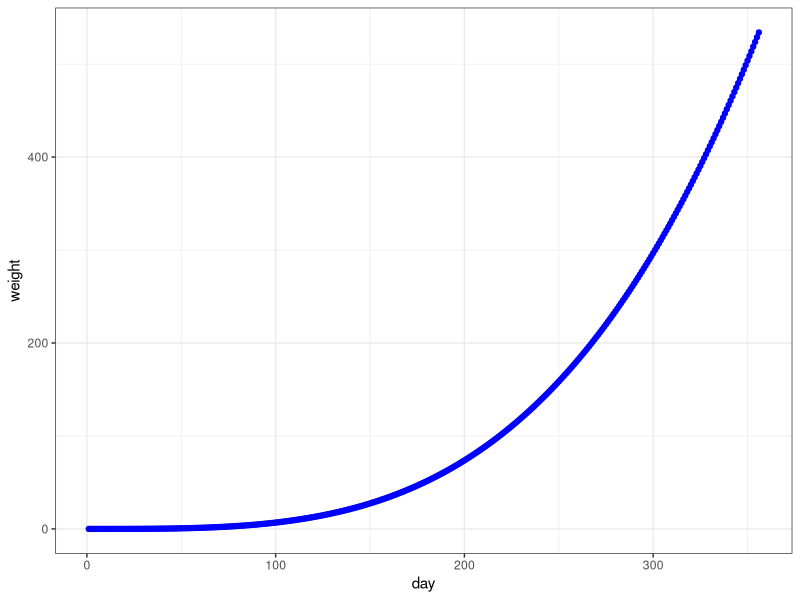
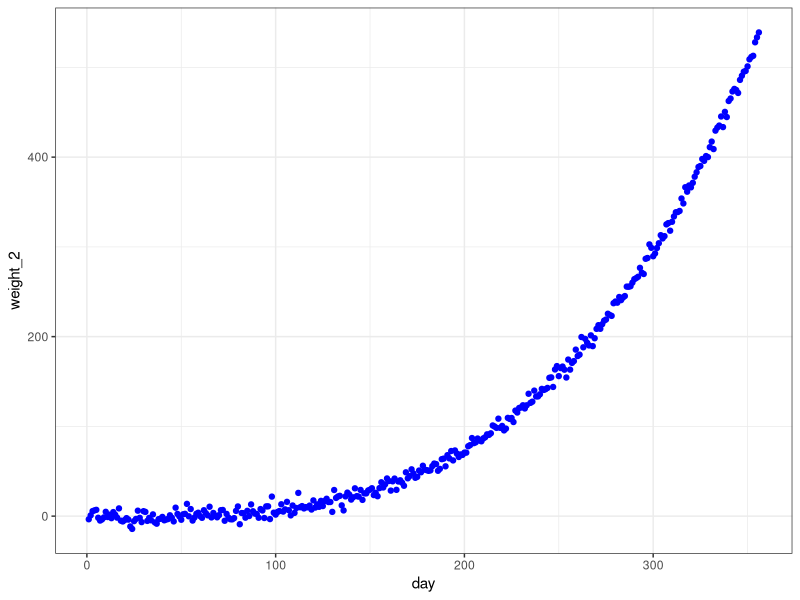
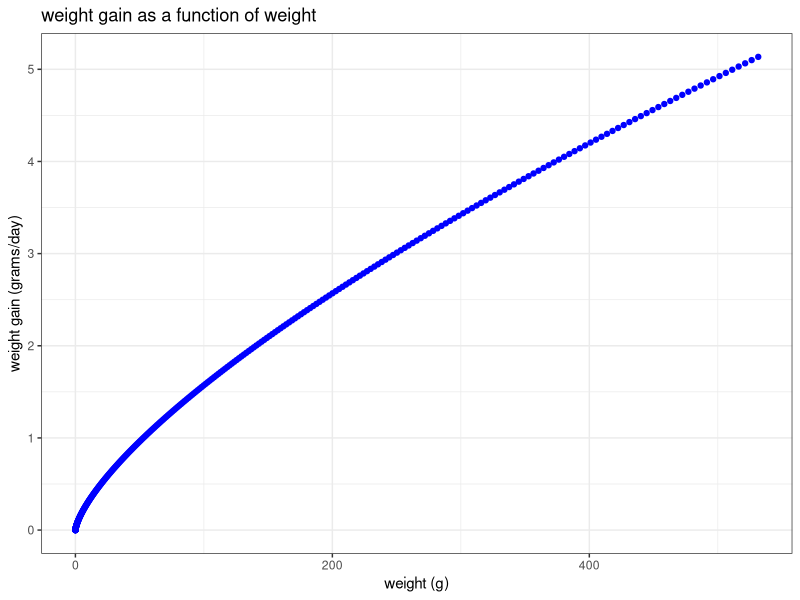
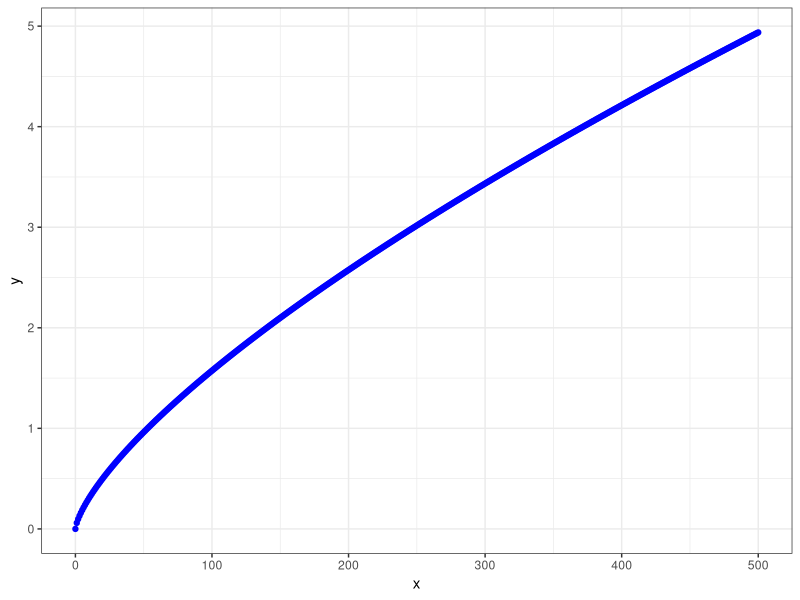
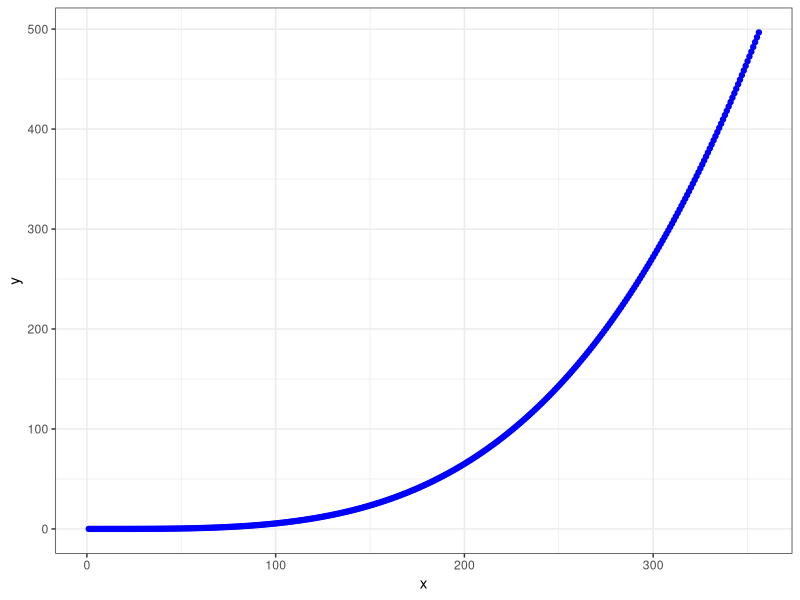
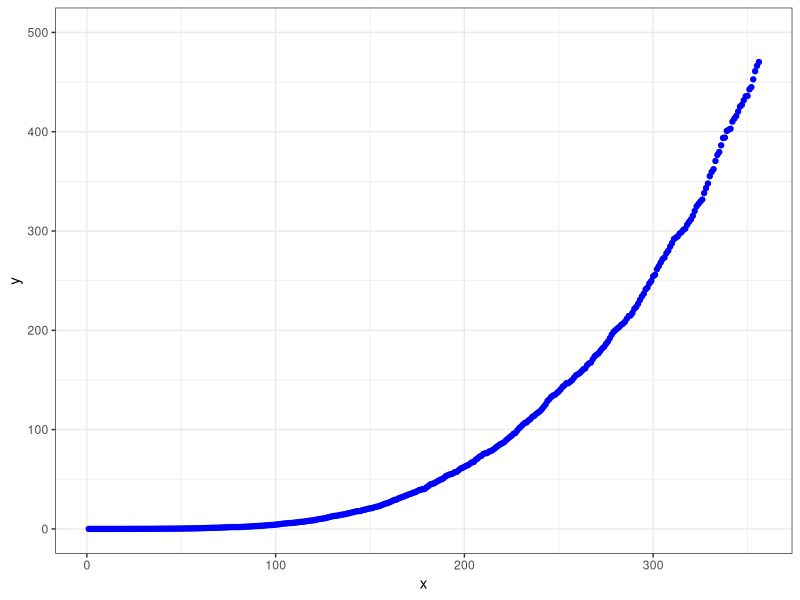
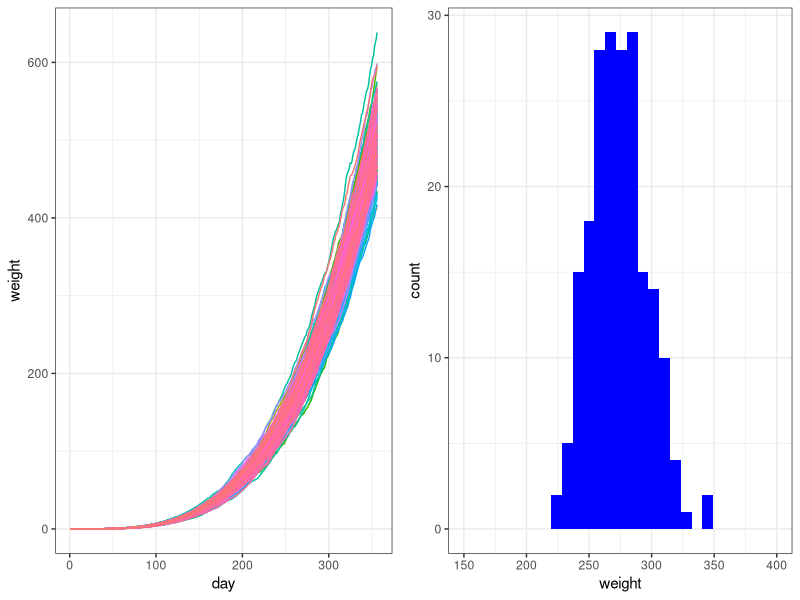

R code for these plots, in order:
##### Power function growth model #####

library(tidyverse)
library(gridExtra)

# 1. INTRODUCTION #####
#___1. A simple model to start with ####
a <- 0.00000092145
b <- 3.43456

day <- seq(1, 356, 1)
weight <- a*day^b
df <- data.frame(day, weight)

df %>% ggplot() +
  geom_point(aes(x = day, y = weight), color = "blue") +
  theme_bw()

#___2. Incorrectly modeled error ####
df %>% 
  mutate(error = rnorm(356, 0, 5)) %>%
  mutate(weight_2 = weight + error) %>%
  ggplot() +
  geom_point(aes(x = day, y = weight_2), color = "blue") +
  theme_bw()

# 2. FLIPPING THE MODEL TO DELTA WEIGHT AS A FUNCTION OF WEIGHT ####
#___1. Re-parameterize the model #### 
df <- df %>%
  mutate(delta_w = weight - lag(weight, 1)) %>%
  mutate(delta_d = day - lag(day, 1)) %>%
  mutate(delta_g = delta_w / delta_d) %>%
  mutate(weight_a = (weight + lag(weight, 1))/2) %>%
  drop_na()

df %>% ggplot() +
  geom_point(aes(x = weight_a, y = delta_g), color = 'blue') +
  labs(title = "weight gain as a function of weight") +
  labs(x = "weight (g)",
       y = "weight gain (grams/day)") +
  theme_bw()

#___2. Re-fit the model ####

fit <- lm(log(delta_w) ~ log(weight_a), data = df)
coef(fit)

cwg <- function(w_init){
          exp(-2.818561 + 0.7104807 * log(w_init))
          }

x <- seq(0, 500, by = 1)
y <- as.array(sapply(x, FUN = cwg))
df_1 <- data.frame(x, y)

df_1 %>%
  ggplot() +
  geom_point(aes(x = x, y = y), color = 'blue') +
  theme_bw()

# 3. PREDICT GROWTH USING THE CUMULATIVE FUNCTION #####

dog <- 356

w_cum <- vector(length = dog)
w_cum[1] <- a*1^b

for(i in 1:dog){
  w_cum[i+1] <- w_cum[i] + cwg(w_cum[i])
}

x <- 1:dog
y <- w_cum[-357]
df_2 <- data.frame(x, y)

df_2 %>%
  ggplot() +
  geom_point(aes(x = x, y = y), color = 'blue') +
  theme_bw()

# 4. ADD ERROR IN THE CONTEXT OF GROWTH #####

pop <- function(){
  dog <- 356
  w_cum <- vector(length = dog)
  w_cum[1] <- a*1^b
  
  for(i in 1:dog){
    w_cum[i+1] <- w_cum[i] + cwg(w_cum[i]) * rnorm(1, 1, 0.4)
  }
  w_cum[-357]
}

df_2 <- data.frame(x = 1:356, y = pop())

df_2 %>%
  ggplot() +
  geom_point(aes(x = x, y = y), color = 'blue') +
  ylim(c(0, 500)) +
  theme_bw()

# 5. CREATE A POPULATION OF INDIVIDUALS THROUGH RANDOM ERROR #####

n_pop <- 200

day <- rep(1:356)
weight <- replicate(n_pop, pop())
df_pop <- data.frame(cbind(day, weight))
colnames(df_pop) <- c("day", 1:n_pop)

GC <- df_pop %>%
  gather(key = "fish_id", value = "weight", -day) %>%
  mutate(fish_id = factor(fish_id, levels = as.character(1:n_pop))) %>%
  ggplot() +
  geom_line(aes(x = day, y = weight, color = fish_id)) +
  theme_bw() +
  theme(legend.position = "none")

HIST <- df_pop %>%
  gather(key = "fish_id", value = "weight", -day) %>%
  mutate(fish_id = factor(fish_id, levels = as.character(1:n_pop))) %>%
  filter(day == 300) %>%
  ggplot() +
  geom_histogram(aes(weight), bin.width = 10, fill = 'blue') +
  xlim(c(150, 400)) +
  theme_bw()

grid.arrange(GC, HIST, nrow = 1)
